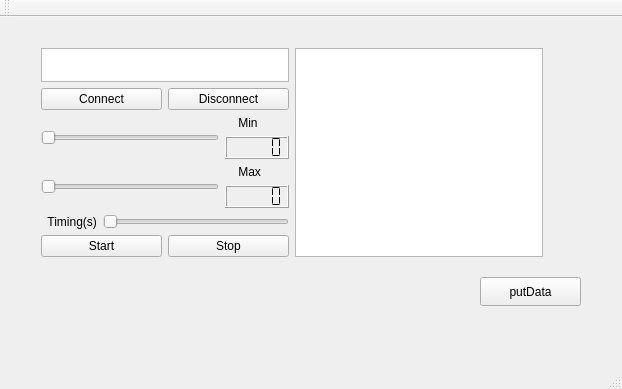
<?xml version="1.0" encoding="UTF-8"?>
<ui version="4.0">
 <class>MainWindow</class>
 <widget class="QMainWindow" name="MainWindow">
  <property name="geometry">
   <rect>
    <x>0</x>
    <y>0</y>
    <width>622</width>
    <height>389</height>
   </rect>
  </property>
  <property name="windowTitle">
   <string>MainWindow</string>
  </property>
  <widget class="QWidget" name="centralWidget">
   <widget class="QPushButton" name="pushButtonPut">
    <property name="geometry">
     <rect>
      <x>480</x>
      <y>260</y>
      <width>101</width>
      <height>29</height>
     </rect>
    </property>
    <property name="text">
     <string>putData</string>
    </property>
   </widget>
   <widget class="QWidget" name="">
    <property name="geometry">
     <rect>
      <x>30</x>
      <y>20</y>
      <width>524</width>
      <height>231</height>
     </rect>
    </property>
    <layout class="QHBoxLayout" name="horizontalLayout_6">
     <item>
      <layout class="QVBoxLayout" name="verticalLayout_5">
       <item>
        <layout class="QVBoxLayout" name="verticalLayout" stretch="50,50">
         <item>
          <widget class="QTextEdit" name="textEdit"/>
         </item>
         <item>
          <layout class="QHBoxLayout" name="horizontalLayout">
           <item>
            <widget class="QPushButton" name="pushButtonConnect">
             <property name="text">
              <string>Connect</string>
             </property>
            </widget>
           </item>
           <item>
            <widget class="QPushButton" name="pushButtonDisconnect">
             <property name="text">
              <string>Disconnect</string>
             </property>
            </widget>
           </item>
          </layout>
         </item>
        </layout>
       </item>
       <item>
        <layout class="QHBoxLayout" name="horizontalLayout_2">
         <item>
          <widget class="QSlider" name="horizontalSliderMin">
           <property name="orientation">
            <enum>Qt::Horizontal</enum>
           </property>
          </widget>
         </item>
         <item>
          <layout class="QVBoxLayout" name="verticalLayout_3">
           <item>
            <widget class="QLabel" name="labelMin">
             <property name="text">
              <string>    Min</string>
             </property>
            </widget>
           </item>
           <item>
            <widget class="QLCDNumber" name="lcdNumberMin">
             <property name="segmentStyle">
              <enum>QLCDNumber::Flat</enum>
             </property>
            </widget>
           </item>
          </layout>
         </item>
        </layout>
       </item>
       <item>
        <layout class="QHBoxLayout" name="horizontalLayout_3">
         <item>
          <widget class="QSlider" name="horizontalSliderMax">
           <property name="orientation">
            <enum>Qt::Horizontal</enum>
           </property>
          </widget>
         </item>
         <item>
          <layout class="QVBoxLayout" name="verticalLayout_2">
           <item>
            <widget class="QLabel" name="labelMax">
             <property name="text">
              <string>    Max</string>
             </property>
            </widget>
           </item>
           <item>
            <widget class="QLCDNumber" name="lcdNumberMax">
             <property name="segmentStyle">
              <enum>QLCDNumber::Flat</enum>
             </property>
            </widget>
           </item>
          </layout>
         </item>
        </layout>
       </item>
       <item>
        <layout class="QVBoxLayout" name="verticalLayout_4">
         <item>
          <layout class="QHBoxLayout" name="horizontalLayout_5">
           <item>
            <widget class="QLabel" name="label">
             <property name="text">
              <string>  Timing(s)</string>
             </property>
            </widget>
           </item>
           <item>
            <widget class="QSlider" name="horizontalSlider">
             <property name="orientation">
              <enum>Qt::Horizontal</enum>
             </property>
            </widget>
           </item>
          </layout>
         </item>
         <item>
          <layout class="QHBoxLayout" name="horizontalLayout_4">
           <item>
            <widget class="QPushButton" name="pushButtonStart">
             <property name="text">
              <string>Start</string>
             </property>
            </widget>
           </item>
           <item>
            <widget class="QPushButton" name="pushButtonStop">
             <property name="text">
              <string>Stop</string>
             </property>
            </widget>
           </item>
          </layout>
         </item>
        </layout>
       </item>
      </layout>
     </item>
     <item>
      <widget class="QTextBrowser" name="textBrowser"/>
     </item>
    </layout>
   </widget>
  </widget>
  <widget class="QMenuBar" name="menuBar">
   <property name="geometry">
    <rect>
     <x>0</x>
     <y>0</y>
     <width>622</width>
     <height>21</height>
    </rect>
   </property>
  </widget>
  <widget class="QToolBar" name="mainToolBar">
   <attribute name="toolBarArea">
    <enum>TopToolBarArea</enum>
   </attribute>
   <attribute name="toolBarBreak">
    <bool>false</bool>
   </attribute>
  </widget>
  <widget class="QStatusBar" name="statusBar"/>
 </widget>
 <layoutdefault spacing="6" margin="11"/>
 <resources/>
 <connections/>
</ui>
